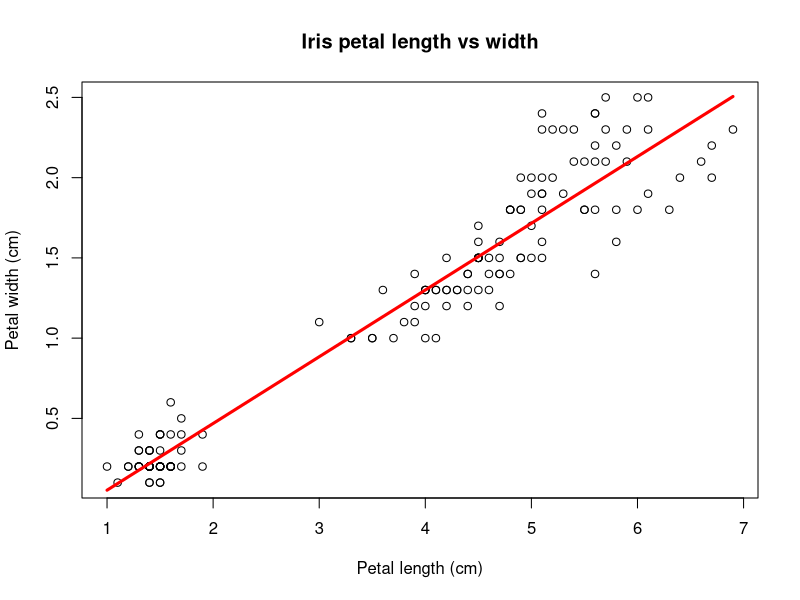

R code for this plot:
# load data that came installed with R
data("iris")

head(iris)

# plot the data
plot(
  x = iris$Petal.Length,
  y = iris$Petal.Width,
  main = "Iris petal length vs width",
  xlab = "Petal length (cm)",
  ylab = "Petal width (cm)"
)

# create a linear regression model
model <- lm(
  data = iris,
  formula = Petal.Width ~ Petal.Length
)

summary(model)

# draw a regression line in our previous plot
# lwd indicates line width
lines(
  x = iris$Petal.Length,
  y = model$fitted,
  col = "red",
  lwd = 3
)

# get correlation coefficient (how the petal length and width are related to each other)
# the result 0.9628654 indicates there is a strong good correlation between both values, which means
# that the iris petal length influence the iris petal width
cor(
  x = iris$Petal.Length,
  y = iris$Petal.Width
)

# predict new values from the model. Predict new iris petal width values based on new (not in the data)
# iris petal length
predict(
  object = model,
  newdata = data.frame(Petal.Length = c(2,5,7)))

write.csv(
  iris,
  file = "iris.csv"
)
